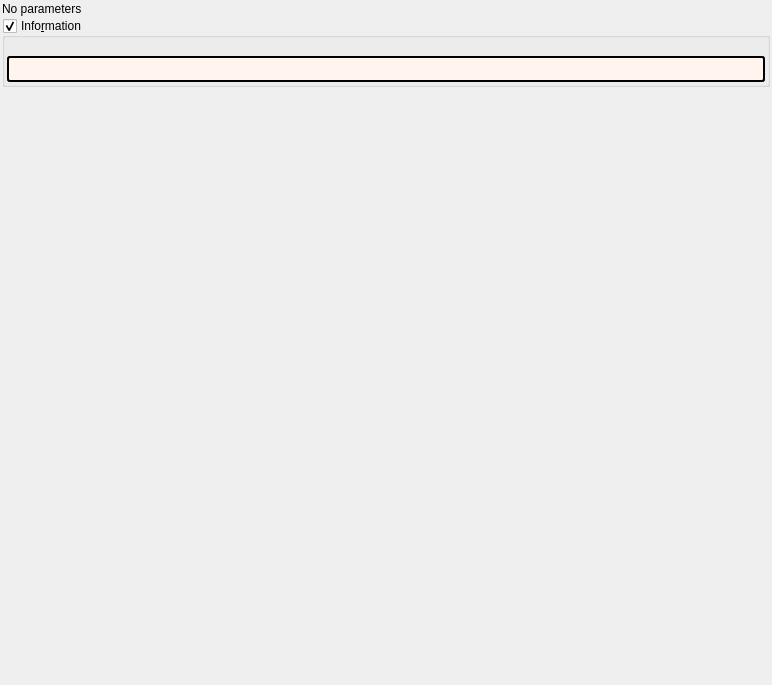
<?xml version="1.0" encoding="UTF-8"?>
<ui version="4.0">
 <class>modulus_menger_sponge</class>
 <widget class="QWidget" name="Form">
  <property name="geometry">
   <rect>
    <x>0</x>
    <y>0</y>
    <width>772</width>
    <height>685</height>
   </rect>
  </property>
  <property name="windowTitle">
   <string notr="true">modulus_menger_sponge</string>
  </property>
  <layout class="QVBoxLayout" name="verticalLayout">
   <property name="spacing">
    <number>2</number>
   </property>
   <property name="leftMargin">
    <number>2</number>
   </property>
   <property name="topMargin">
    <number>2</number>
   </property>
   <property name="rightMargin">
    <number>2</number>
   </property>
   <property name="bottomMargin">
    <number>2</number>
   </property>
   <item>
    <widget class="QLabel" name="label">
     <property name="text">
      <string>No parameters</string>
     </property>
    </widget>
   </item>
   <item>
    <widget class="MyGroupBox" name="groupCheck_info">
     <property name="title">
      <string>Info&amp;rmation</string>
     </property>
     <property name="flat">
      <bool>false</bool>
     </property>
     <property name="checkable">
      <bool>true</bool>
     </property>
     <layout class="QVBoxLayout" name="verticalLayout_2">
      <property name="spacing">
       <number>2</number>
      </property>
      <property name="leftMargin">
       <number>2</number>
      </property>
      <property name="topMargin">
       <number>2</number>
      </property>
      <property name="rightMargin">
       <number>2</number>
      </property>
      <property name="bottomMargin">
       <number>2</number>
      </property>
      <item>
       <widget class="QLabel" name="label_information_general">
        <property name="text">
        </property>
        <property name="wordWrap">
         <bool>true</bool>
        </property>
        <property name="openExternalLinks">
         <bool>true</bool>
        </property>
        <property name="textInteractionFlags">
         <set>Qt::LinksAccessibleByMouse|Qt::TextSelectableByMouse</set>
        </property>
       </widget>
      </item>
      <item>
       <widget class="QLabel" name="label_code_content">
        <property name="styleSheet">
         <string notr="true">border-style: outset; border-width: 2px; border-radius: 3px; border-color: black; background-color: #fff5ee; padding: 4px;</string>
        </property>
        <property name="text">
        </property>
        <property name="wordWrap">
         <bool>true</bool>
        </property>
        <property name="openExternalLinks">
         <bool>true</bool>
        </property>
        <property name="textInteractionFlags">
         <set>Qt::LinksAccessibleByMouse|Qt::TextSelectableByMouse</set>
        </property>
       </widget>
      </item>
     </layout>
    </widget>
   </item>
   <item>
    <spacer name="verticalSpacer">
     <property name="orientation">
      <enum>Qt::Vertical</enum>
     </property>
     <property name="sizeHint" stdset="0">
      <size>
       <width>20</width>
       <height>40</height>
      </size>
     </property>
    </spacer>
   </item>
  </layout>
 </widget>
 <customwidgets>
  <customwidget>
   <class>MyGroupBox</class>
   <extends>QGroupBox</extends>
   <header>my_group_box.h</header>
   <container>1</container>
  </customwidget>
 </customwidgets>
 <tabstops>
  <tabstop>groupCheck_info</tabstop>
 </tabstops>
 <resources/>
 <connections/>
</ui>
